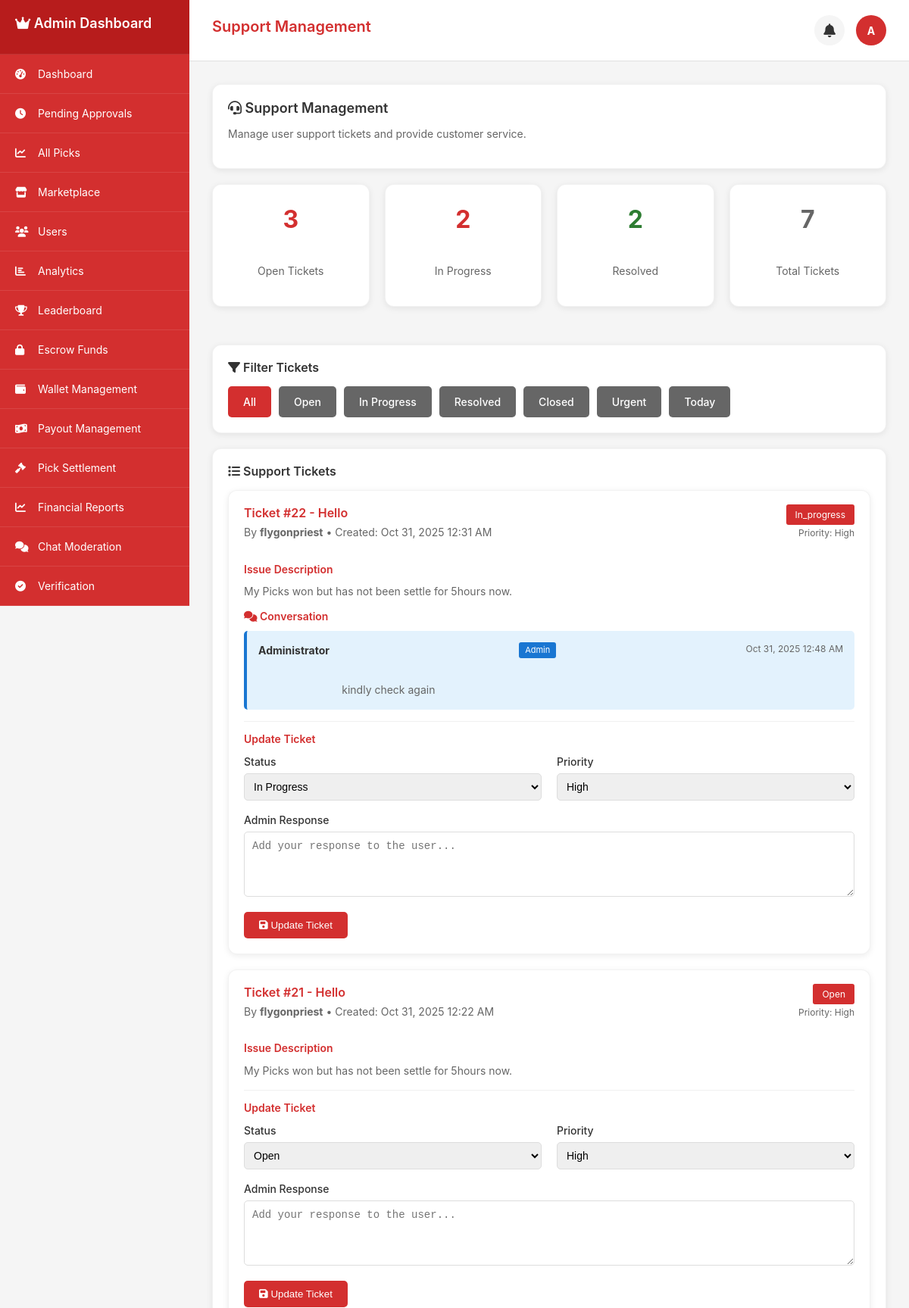
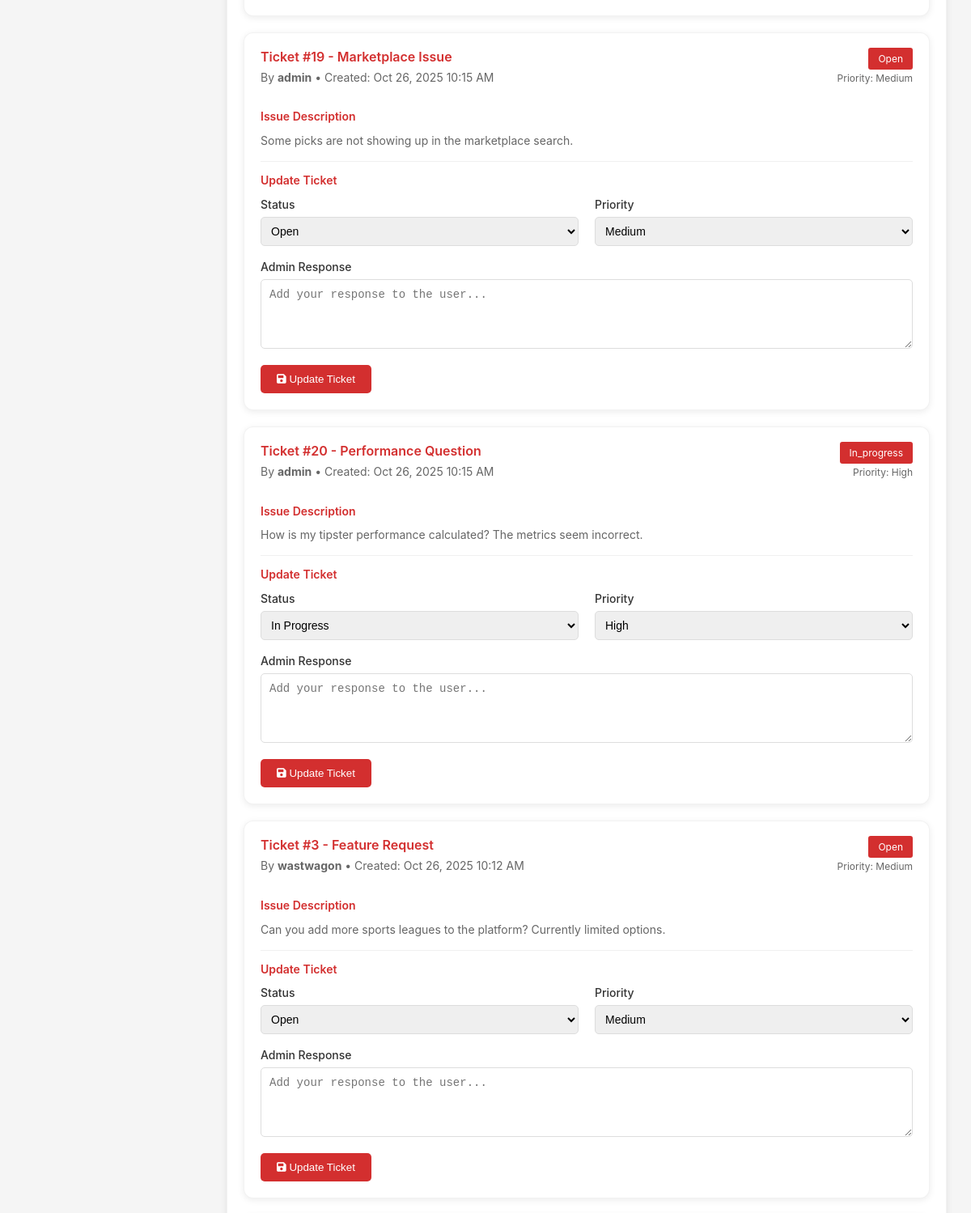
Page /admin_support (signed in, upper part) on the committed database (2 pictures, top to bottom).
### tables this page shows
CREATE TABLE `users` (
  `id` int(11) NOT NULL AUTO_INCREMENT,
  `username` varchar(50) NOT NULL,
  `email` varchar(100) NOT NULL,
  `password` varchar(255) NOT NULL,
  `display_name` varchar(100) NOT NULL,
  `avatar` varchar(255) DEFAULT NULL,
  `role` enum('user','tipster','admin') DEFAULT 'user',
  `status` enum('active','inactive','suspended') DEFAULT 'active',
  `phone` varchar(20) DEFAULT NULL,
  `country` varchar(50) DEFAULT 'Ghana',
  `timezone` varchar(50) DEFAULT 'Africa/Accra',
  `last_login` datetime DEFAULT NULL,
  `created_at` datetime DEFAULT current_timestamp(),
  `updated_at` datetime DEFAULT current_timestamp() ON UPDATE current_timestamp(),
  `country_code` varchar(3) DEFAULT 'GHA',
  `flag_emoji` varchar(10) DEFAULT '??',
  `is_online` tinyint(1) DEFAULT 0,
  `last_activity` datetime DEFAULT NULL,
  `is_verified` tinyint(1) DEFAULT 0,
  `email_notifications` tinyint(1) DEFAULT 1,
  `sms_notifications` tinyint(1) DEFAULT 0,
  `push_notifications` tinyint(1) DEFAULT 1,
  `bio` text DEFAULT NULL,
  PRIMARY KEY (`id`),
  UNIQUE KEY `username` (`username`),
  UNIQUE KEY `email` (`email`),
  KEY `idx_username` (`username`),
  KEY `idx_email` (`email`),
  KEY `idx_role` (`role`),
  KEY `idx_status` (`status`),
  KEY `idx_country_code` (`country_code`),
  KEY `idx_is_online` (`is_online`)
);

CREATE TABLE `support_tickets` (
  `id` int(11) NOT NULL AUTO_INCREMENT,
  `user_id` int(11) NOT NULL,
  `subject` varchar(255) NOT NULL,
  `description` text NOT NULL,
  `priority` enum('low','medium','high','urgent') DEFAULT 'medium',
  `status` enum('open','in_progress','resolved','closed') DEFAULT 'open',
  `assigned_to` int(11) DEFAULT NULL,
  `created_at` datetime DEFAULT current_timestamp(),
  `updated_at` datetime DEFAULT current_timestamp() ON UPDATE current_timestamp(),
  `resolved_at` datetime DEFAULT NULL,
  PRIMARY KEY (`id`),
  KEY `idx_user_id` (`user_id`),
  KEY `idx_status` (`status`),
  KEY `idx_priority` (`priority`),
  KEY `idx_assigned_to` (`assigned_to`),
  CONSTRAINT `support_tickets_ibfk_1` FOREIGN KEY (`user_id`) REFERENCES `users` (`id`) ON DELETE CASCADE,
  CONSTRAINT `support_tickets_ibfk_2` FOREIGN KEY (`assigned_to`) REFERENCES `users` (`id`) ON DELETE SET NULL
);

CREATE TABLE `ticket_responses` (
  `id` int(11) NOT NULL AUTO_INCREMENT,
  `ticket_id` int(11) NOT NULL,
  `user_id` int(11) NOT NULL,
  `message` text NOT NULL,
  `is_internal` tinyint(1) DEFAULT 0,
  `created_at` datetime DEFAULT current_timestamp(),
  PRIMARY KEY (`id`),
  KEY `idx_ticket_id` (`ticket_id`),
  KEY `idx_user_id` (`user_id`),
  KEY `idx_created_at` (`created_at`),
  CONSTRAINT `ticket_responses_ibfk_1` FOREIGN KEY (`ticket_id`) REFERENCES `support_tickets` (`id`) ON DELETE CASCADE,
  CONSTRAINT `ticket_responses_ibfk_2` FOREIGN KEY (`user_id`) REFERENCES `users` (`id`) ON DELETE CASCADE
);

### app/controllers/admin_support.php (the view, shortened to what the rows shown need)
<?php
require_once __DIR__ . '/../../config/config.php';
require_once __DIR__ . '/../models/Database.php';
require_once __DIR__ . '/../models/SupportService.php';
require_once __DIR__ . '/../models/Logger.php';
$db = Database::getInstance();
$supportService = SupportService::getInstance();
$userId = $_SESSION['user_id'];
$user = $db->fetch("SELECT * FROM users WHERE id = ?", [$userId]);
$filter = $_GET['filter'] ?? 'all';
$supportTickets = [];
$stats = [];
try {
    $whereClause = '';
    switch ($filter) {
        default:
            $whereClause = "";
    }
    $supportTickets = $db->fetchAll("
        SELECT st.*, u.username, u.email
        FROM support_tickets st
        JOIN users u ON st.user_id = u.id
        $whereClause
        ORDER BY st.created_at DESC
    ");
    $stats['total_tickets'] = $db->fetch("SELECT COUNT(*) as count FROM support_tickets")['count'];
    $stats['open_tickets'] = $db->fetch("SELECT COUNT(*) as count FROM support_tickets WHERE status = 'open'")['count'];
    $stats['in_progress_tickets'] = $db->fetch("SELECT COUNT(*) as count FROM support_tickets WHERE status = 'in_progress'")['count'];
    $stats['resolved_tickets'] = $db->fetch("SELECT COUNT(*) as count FROM support_tickets WHERE status = 'resolved'")['count'];
} catch (Exception $e) {
    $supportTickets = [];
    $stats = ['total_tickets' => 0, 'open_tickets' => 0, 'in_progress_tickets' => 0, 'resolved_tickets' => 0];
}
$pageTitle = "Support Management";
?>
<div class="admin-support-content">
    <div class="card">
        <h2><i class="fas fa-headset"></i> Support Management</h2>
    </div>
    <div style="display: grid; grid-template-columns: repeat(auto-fit, minmax(200px, 1fr)); gap: 20px; margin-bottom: 30px;">
        <div class="card">
            <div style="text-align: center;">
                <p style="font-size: 32px; font-weight: bold; color: #d32f2f;"><?php echo $stats['open_tickets']; ?></p>
                <p style="font-size: 14px; color: #666;">Open Tickets</p>
            </div>
        </div>
        <div class="card">
            <div style="text-align: center;">
                <p style="font-size: 32px; font-weight: bold; color: #d32f2f;"><?php echo $stats['in_progress_tickets']; ?></p>
                <p style="font-size: 14px; color: #666;">In Progress</p>
            </div>
        </div>
        <div class="card">
            <div style="text-align: center;">
                <p style="font-size: 32px; font-weight: bold; color: #2e7d32;"><?php echo $stats['resolved_tickets']; ?></p>
                <p style="font-size: 14px; color: #666;">Resolved</p>
            </div>
        </div>
    </div>
    <div class="card">
        <?php if (empty($supportTickets)): ?>
        <div style="text-align: center; padding: 40px; color: #666;">
            <i class="fas fa-headset" style="font-size: 48px; color: #ccc; margin-bottom: 20px;"></i>
            <p>No support tickets found for the selected filter.</p>
        </div>
        <?php else: ?>
        <div style="margin-top: 15px;">
            <?php foreach ($supportTickets as $ticket): ?>
            <div class="card" style="margin-bottom: 20px;">
                <div style="display: flex; justify-content: space-between; align-items: flex-start; margin-bottom: 15px;">
                    <div>
                        <h4 style="color: #d32f2f; margin-bottom: 5px;">
                            Ticket #<?php echo $ticket['id']; ?> - <?php echo htmlspecialchars($ticket['subject']); ?>
                        </h4>
                        <p style="color: #666; font-size: 14px;">
                            By <strong><?php echo htmlspecialchars($ticket['username']); ?></strong> •
                            Created: <?php echo date('M j, Y g:i A', strtotime($ticket['created_at'])); ?>
                        </p>
                    </div>
                    <div style="text-align: right;">
                        <span style="background-color: <?php echo $ticket['status'] === 'resolved' ? '#2e7d32' : ($ticket['status'] === 'closed' ? '#666' : '#d32f2f'); ?>; color: white; padding: 6px 12px; border-radius: 3px; font-size: 12px; text-transform: capitalize;">
                            <?php echo $ticket['status']; ?>
                        </span>
                        <p style="font-size: 12px; color: #666; margin-top: 5px;">
                            Priority: <span style="color: <?php echo $ticket['priority'] === 'urgent' ? '#d32f2f' : '#666'; ?>;"><?php echo ucfirst($ticket['priority']); ?></span>
                        </p>
                    </div>
                </div>
                <div style="margin-bottom: 15px;">
                    <h5 style="color: #d32f2f; margin-bottom: 10px;">Issue Description</h5>
                    <p style="color: #666; font-size: 14px; line-height: 1.5;">
                        <?php echo htmlspecialchars($ticket['description']); ?>
                    </p>
                </div>
                <?php
                $ticketResponses = $supportService->getTicket($ticket['id']);
                if ($ticketResponses && !empty($ticketResponses['responses'])):
                ?>
                <div style="margin-bottom: 15px;">
                    <h5 style="color: #d32f2f; margin-bottom: 10px;"><i class="fas fa-comments"></i> Conversation</h5>
                    <?php foreach ($ticketResponses['responses'] as $response):
                        $responder = $db->fetch("SELECT role, username, display_name FROM users WHERE id = ?", [$response['user_id']]);
                        $isAdmin = $responder && $responder['role'] === 'admin';
                        $responderName = $responder['display_name'] ?? $responder['username'] ?? 'User';
                    ?>
                    <div style="padding: 15px; background-color: <?php echo $isAdmin ? '#e3f2fd' : '#f5f5f5'; ?>; border-radius: 5px; margin-bottom: 10px; border-left: 4px solid <?php echo $isAdmin ? '#1976d2' : '#666'; ?>;">
                        <div style="display: flex; justify-content: space-between; margin-bottom: 8px;">
                            <strong><?php echo htmlspecialchars($responderName); ?></strong>
                            <?php if ($isAdmin): ?>
                            <span style="background-color: #1976d2; color: white; padding: 2px 8px; border-radius: 3px; font-size: 11px;">Admin</span>
                            <?php endif; ?>
                            <span style="color: #666; font-size: 12px;"><?php echo date('M j, Y g:i A', strtotime($response['created_at'])); ?></span>
                        </div>
                        <p style="color: #666; font-size: 14px; margin: 0; white-space: pre-wrap;">
                            <?php echo nl2br(htmlspecialchars($response['message'])); ?>
                        </p>
                    </div>
                    <?php endforeach; ?>
                </div>
                <?php endif; ?>
                <div style="border-top: 1px solid #f0f0f0; padding-top: 15px;">
                    <h5 style="color: #d32f2f; margin-bottom: 10px;">Update Ticket</h5>
                    <form method="POST">
                        <div style="display: grid; grid-template-columns: 1fr 1fr; gap: 20px; margin-bottom: 15px;">
                            <div>
                                <label style="display: block; margin-bottom: 5px; font-weight: 500;">Status</label>
                                <select name="status" required style="width: 100%; padding: 8px; border: 1px solid #ddd; border-radius: 5px;">
                                    <option value="open" <?php echo $ticket['status'] === 'open' ? 'selected' : ''; ?>>Open</option>
                                    <option value="in_progress" <?php echo $ticket['status'] === 'in_progress' ? 'selected' : ''; ?>>In Progress</option>
                                </select>
                            </div>
                            <div>
                                <label style="display: block; margin-bottom: 5px; font-weight: 500;">Priority</label>
                                <select name="priority" required style="width: 100%; padding: 8px; border: 1px solid #ddd; border-radius: 5px;">
                                    <option value="medium" <?php echo $ticket['priority'] === 'medium' ? 'selected' : ''; ?>>Medium</option>
                                    <option value="high" <?php echo $ticket['priority'] === 'high' ? 'selected' : ''; ?>>High</option>
                                </select>
                            </div>
                        </div>
                        <div style="margin-bottom: 15px;">
                            <label style="display: block; margin-bottom: 5px; font-weight: 500;">Admin Response</label>
                            <textarea name="admin_response" rows="4"
                                      placeholder="Add your response to the user..."
                                      style="width: 100%; padding: 10px; border: 1px solid #ddd; border-radius: 5px; resize: vertical;"></textarea>
                        </div>
                        <button type="submit" class="btn btn-primary">
                            <i class="fas fa-save"></i> Update Ticket
                        </button>
                    </form>
                </div>
            </div>
            <?php endforeach; ?>
        </div>
        <?php endif; ?>
    </div>
</div>
<?php
$content = ob_get_clean();
include __DIR__ . '/../views/layouts/admin_layout.php';
?>

### app/views/layouts/admin_layout.php (shortened to what the rows shown need)
<!DOCTYPE html>
<html lang="en">
<head>
    <link rel="stylesheet" href="https://cdnjs.cloudflare.com/ajax/libs/font-awesome/6.0.0-beta3/css/all.min.css">
</head>
<body>
    <div class="sidebar" id="sidebar">
        <div class="sidebar-header">
            <h2><i class="fas fa-crown"></i> Admin Dashboard</h2>
        </div>
    </div>
    <div class="main-content">
        <div class="page-header">
            <h1 class="page-title"><?php echo isset($pageTitle) ? $pageTitle : 'Admin Dashboard'; ?></h1>
            <div class="admin-info">
                <div class="notification-container">
                    <div class="notification-bell" id="notificationBell" onclick="toggleNotificationDropdown()">
                    </div>
                </div>
                <div class="admin-avatar">
                    <?php echo isset($user) ? strtoupper(substr($user['username'], 0, 1)) : 'A'; ?>
                </div>
            </div>
        </div>
        <div class="content-area">
            <?php echo isset($content) ? $content : ''; ?>
        </div>
    </div>
</body>
</html>

### rows in the picture
users: username "A"
support_tickets: id "3", user "2", subject "Feature Request", user.username "wastwagon", created_at "Oct 26, 2025 10:12 AM", status "Open", priority "Medium", description "Can you add more sports leagues to the platform? Currently limited options."
support_tickets: id "22", subject "Hello", user.username "flygonpriest", created_at "Oct 31, 2025 12:31 AM", status "In_progress", priority "High", description "My Picks won but has not been settle for 5hours now.", status "In Progress"
ticket_responses: user.display_name "Administrator", created_at "Oct 31, 2025 12:48 AM", message "kindly check again"
support_tickets: id "21", subject "Hello", user.username "flygonpriest", created_at "Oct 31, 2025 12:22 AM", status "Open", priority "High", description "My Picks won but has not been settle for 5hours now."
support_tickets: id "19", subject "Marketplace Issue", user.username "admin", created_at "Oct 26, 2025 10:15 AM", status "Open", priority "Medium", description "Some picks are not showing up in the marketplace search."
support_tickets: id "20", subject "Performance Question", user.username "admin", created_at "Oct 26, 2025 10:15 AM", status "In_progress", priority "High", description "How is my tipster performance calculated? The metrics seem incorrect.", status "In Progress"

### other values in the picture
$item['text'] "Dashboard"
$item['text'] "Pending Approvals"
$item['text'] "All Picks"
$item['text'] "Marketplace"
$item['text'] "Users"
$item['text'] "Analytics"
$item['text'] "Leaderboard"
$item['text'] "Escrow Funds"
$item['text'] "Wallet Management"
$item['text'] "Payout Management"
$item['text'] "Pick Settlement"
$item['text'] "Financial Reports"
$item['text'] "Chat Moderation"
$item['text'] "Verification"
$pageTitle "Support Management"
